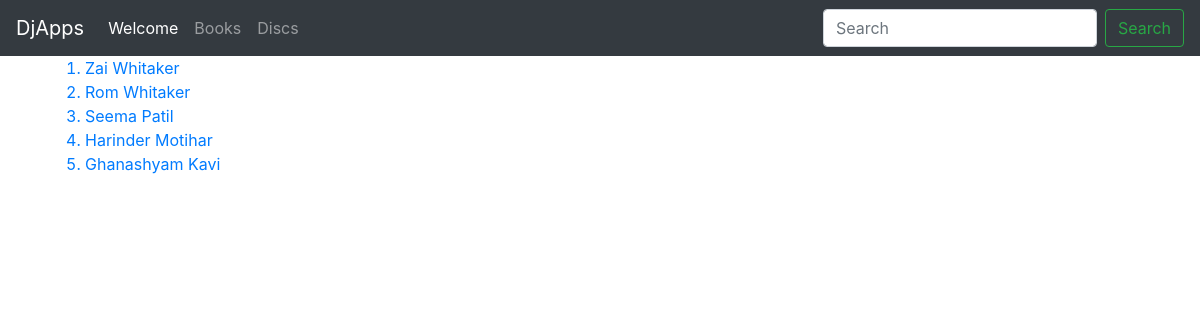
/book/list/authors/, run on an earlier commit of the app's database.
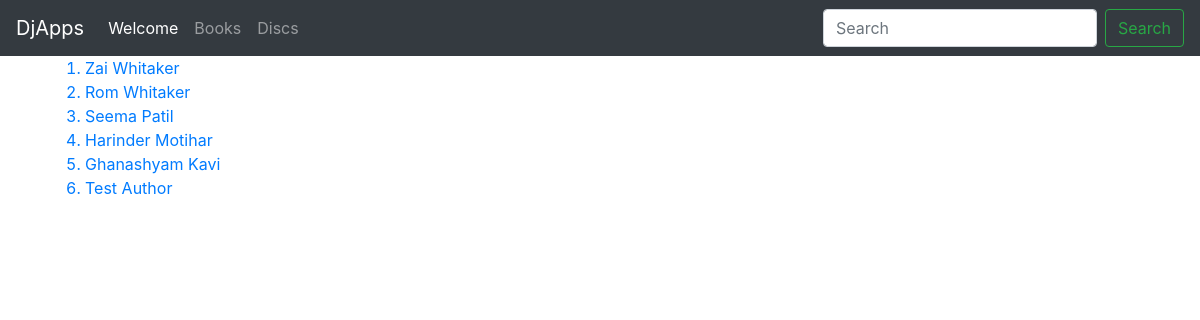
And on a later commit of the database.
### book/models.py (models this page shows, shortened)
class Author(models.Model):
    first_name = models.CharField(max_length=256)
    middle_name = models.CharField(max_length=256, blank=True)
    last_name = models.CharField(max_length=256)
    slug = models.SlugField(blank=True)
    dob = models.DateField(blank=True, null=True)
    death = models.DateField(blank=True, null=True)
    address = models.TextField(blank=True)
    wikipedia = models.URLField(blank=True)
    is_active = models.BooleanField(default=True)
    created_on = models.DateTimeField(auto_now_add=True)
    updated_on = models.DateTimeField(auto_now=True)
    @property
    def fullname(self):
        return self.first_name + " " + self.last_name
    def __str__(self):
        return self.fullname

### book/views.py (the view)
# urls.py: path('list/authors/', views.author_list, name='authors_list'),
def author_list(request):
    if request.method == 'GET':
        all_authors = Author.objects.all
        context = {'authors': all_authors, }
        return render(request, 'book/author_list.html', context)
    return render(request, 'book/author_list.html')

### book/templates/book/author_list.html (shortened to what this page needs)
{% extends 'base.html' %}
{% block content %}
<div>
    <ol>
        {% for item in authors %}
        <a href="">
            <li>{{ item }}</li>
        </a>
        {% endfor %}
    </ol>
</div>
{% endblock %}

What changed in the data, as far as the page shows it:
added Author: first_name+last_name "Test Author"
